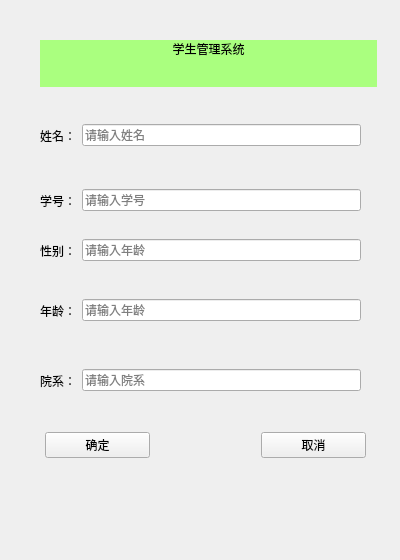
<?xml version="1.0" encoding="UTF-8"?>
<ui version="4.0">
 <class>dialog</class>
 <widget class="QWidget" name="dialog">
  <property name="geometry">
   <rect>
    <x>0</x>
    <y>0</y>
    <width>400</width>
    <height>560</height>
   </rect>
  </property>
  <property name="windowTitle">
   <string>Form</string>
  </property>
  <widget class="QLabel" name="label">
   <property name="geometry">
    <rect>
     <x>40</x>
     <y>40</y>
     <width>337</width>
     <height>47</height>
    </rect>
   </property>
   <property name="sizePolicy">
    <sizepolicy hsizetype="Ignored" vsizetype="Fixed">
     <horstretch>0</horstretch>
     <verstretch>0</verstretch>
    </sizepolicy>
   </property>
   <property name="layoutDirection">
    <enum>Qt::LeftToRight</enum>
   </property>
   <property name="styleSheet">
    <string notr="true">font: 28pt &quot;Adobe Arabic&quot;;
background-color: rgb(170, 255, 127);</string>
   </property>
   <property name="text">
    <string>学生管理系统</string>
   </property>
   <property name="scaledContents">
    <bool>false</bool>
   </property>
   <property name="alignment">
    <set>Qt::AlignHCenter|Qt::AlignTop</set>
   </property>
   <property name="margin">
    <number>0</number>
   </property>
   <property name="indent">
    <number>0</number>
   </property>
  </widget>
  <widget class="QWidget" name="layoutWidget_4">
   <property name="geometry">
    <rect>
     <x>40</x>
     <y>290</y>
     <width>321</width>
     <height>41</height>
    </rect>
   </property>
   <layout class="QHBoxLayout" name="horizontalLayout_4" stretch="0,0">
    <item>
     <widget class="QLabel" name="label_5">
      <property name="text">
       <string>年龄：</string>
      </property>
     </widget>
    </item>
    <item>
     <widget class="QLineEdit" name="le_name_3">
      <property name="placeholderText">
       <string>请输入年龄</string>
      </property>
     </widget>
    </item>
   </layout>
  </widget>
  <widget class="QWidget" name="layoutWidget_3">
   <property name="geometry">
    <rect>
     <x>40</x>
     <y>230</y>
     <width>321</width>
     <height>41</height>
    </rect>
   </property>
   <layout class="QHBoxLayout" name="horizontalLayout_3" stretch="0,0">
    <item>
     <widget class="QLabel" name="label_4">
      <property name="text">
       <string>性别：</string>
      </property>
     </widget>
    </item>
    <item>
     <widget class="QLineEdit" name="le_name_4">
      <property name="placeholderText">
       <string>请输入年龄</string>
      </property>
     </widget>
    </item>
   </layout>
  </widget>
  <widget class="QWidget" name="layoutWidget_2">
   <property name="geometry">
    <rect>
     <x>40</x>
     <y>180</y>
     <width>321</width>
     <height>41</height>
    </rect>
   </property>
   <layout class="QHBoxLayout" name="horizontalLayout_2" stretch="0,0">
    <item>
     <widget class="QLabel" name="label_6">
      <property name="text">
       <string>学号：</string>
      </property>
     </widget>
    </item>
    <item>
     <widget class="QLineEdit" name="le_id">
      <property name="focusPolicy">
       <enum>Qt::StrongFocus</enum>
      </property>
      <property name="frame">
       <bool>true</bool>
      </property>
      <property name="dragEnabled">
       <bool>false</bool>
      </property>
      <property name="placeholderText">
       <string>请输入学号</string>
      </property>
      <property name="clearButtonEnabled">
       <bool>false</bool>
      </property>
     </widget>
    </item>
   </layout>
  </widget>
  <widget class="QWidget" name="layoutWidget">
   <property name="geometry">
    <rect>
     <x>40</x>
     <y>110</y>
     <width>321</width>
     <height>51</height>
    </rect>
   </property>
   <layout class="QHBoxLayout" name="horizontalLayout" stretch="0,0">
    <item>
     <widget class="QLabel" name="label_2">
      <property name="text">
       <string>姓名：</string>
      </property>
     </widget>
    </item>
    <item>
     <widget class="QLineEdit" name="le_name">
      <property name="placeholderText">
       <string>请输入姓名</string>
      </property>
     </widget>
    </item>
   </layout>
  </widget>
  <widget class="QWidget" name="layoutWidget_6">
   <property name="geometry">
    <rect>
     <x>40</x>
     <y>360</y>
     <width>321</width>
     <height>41</height>
    </rect>
   </property>
   <layout class="QHBoxLayout" name="horizontalLayout_6" stretch="0,0">
    <item>
     <widget class="QLabel" name="label_7">
      <property name="text">
       <string>院系：</string>
      </property>
     </widget>
    </item>
    <item>
     <widget class="QLineEdit" name="le_name_2">
      <property name="placeholderText">
       <string>请输入院系</string>
      </property>
     </widget>
    </item>
   </layout>
  </widget>
  <widget class="QWidget" name="layoutWidget_5">
   <property name="geometry">
    <rect>
     <x>45</x>
     <y>415</y>
     <width>321</width>
     <height>61</height>
    </rect>
   </property>
   <layout class="QHBoxLayout" name="horizontalLayout_7" stretch="2,2,2">
    <item>
     <widget class="QPushButton" name="btn_ok">
      <property name="text">
       <string>确定</string>
      </property>
     </widget>
    </item>
    <item>
     <spacer name="horizontalSpacer_4">
      <property name="orientation">
       <enum>Qt::Horizontal</enum>
      </property>
      <property name="sizeHint" stdset="0">
       <size>
        <width>40</width>
        <height>20</height>
       </size>
      </property>
     </spacer>
    </item>
    <item>
     <widget class="QPushButton" name="btn_cancel">
      <property name="text">
       <string>取消</string>
      </property>
     </widget>
    </item>
   </layout>
  </widget>
 </widget>
 <resources/>
 <connections/>
</ui>
